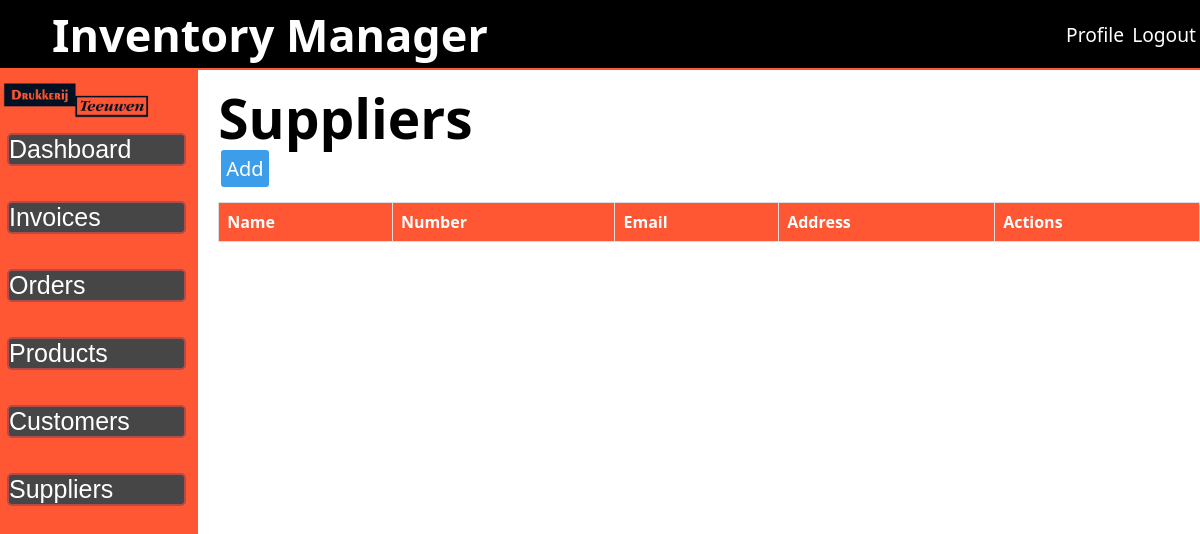
Page /public/suppliers.php (signed in) on the earlier database version.
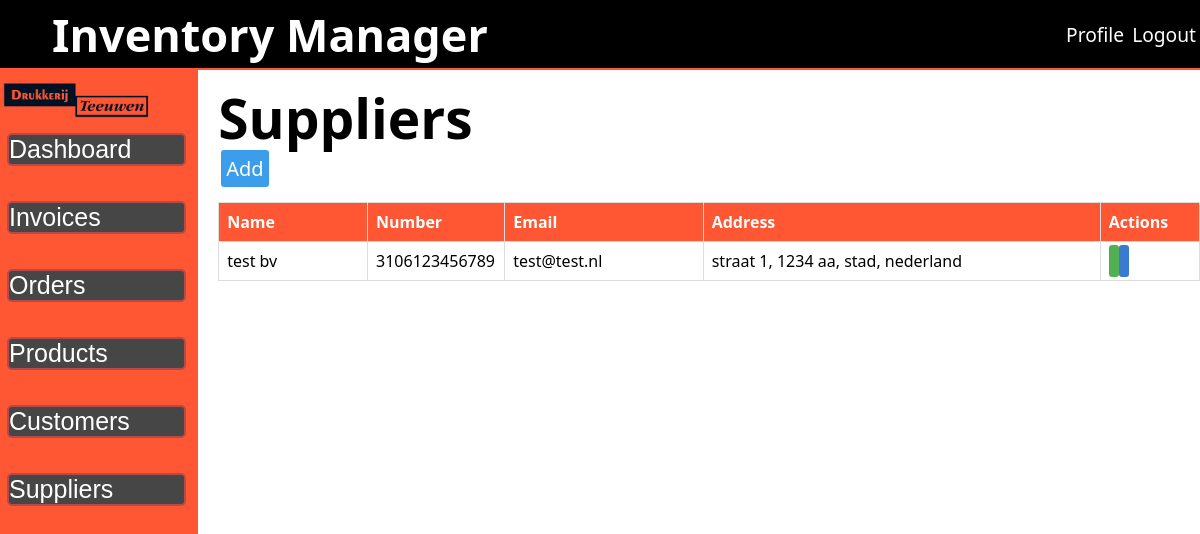
Same page on the later database version.
### tables this page shows
CREATE TABLE `suppliers` (
  `id` int(11) NOT NULL,
  `name` varchar(90) NOT NULL,
  `number` varchar(20) NOT NULL,
  `email` varchar(200) NOT NULL,
  `street` varchar(90) NOT NULL,
  `postcode` varchar(8) NOT NULL,
  `city` varchar(90) NOT NULL,
  `country` varchar(90) NOT NULL,
  `dateTime` datetime NOT NULL DEFAULT current_timestamp()
);

### public/suppliers.php (the view, shortened to what this page needs)
<?php
require_once '../src/inc/session_check.php';
$sql = "SELECT
            *
        FROM
            `suppliers`
        ORDER BY `suppliers`.`dateTime` DESC;
        ";
$result = $con->query($sql);
?>
<h1>Suppliers</h1>
<a class="new-data" href="insertSuppliers.php">Add</a>
<div class="table-container">
    <table aria-describedby="">
        <thead>
            <tr>
                <th>Name</th>
                <th>Number</th>
                <th>Email</th>
                <th>Address</th>
                <th>Actions</th>
            </tr>
        </thead>
        <?php while ($rows = $result->fetch_assoc()) {
            ?>
            <tbody>
                <tr>
                    <td id="sup-name">
                        <?php echo $rows['name']; ?>
                    </td>
                    <td id="sup-num">
                        <?php echo $rows['number']; ?>
                    </td>
                    <td id="sup-mail">
                        <?php echo $rows['email']; ?>
                    </td>
                    <td id="sup-addr">
                        <?php echo $rows['street'] . ', ' .
                            $rows['postcode'] . ', ' .
                            $rows['city'] . ', ' .
                            $rows['country']; ?>
                    </td>
                    <td id="sup-act">
                        <a class="edit-data" href="editSupplier.php?id=<?php echo $rows['id']; ?>">
                        </a>
                        <a class="view-data" href="view-supplier.php?id=<?php echo $rows['id']; ?>">
                        </a>
                    </td>
                </tr>
            </tbody>
        <?php } ?>
    </table>
</div>

Differences in the rows shown:
added suppliers: name "test bv", number "3106123456789", email "test@test.nl", street "straat 1", postcode "1234 aa", city "stad", country "nederland"
